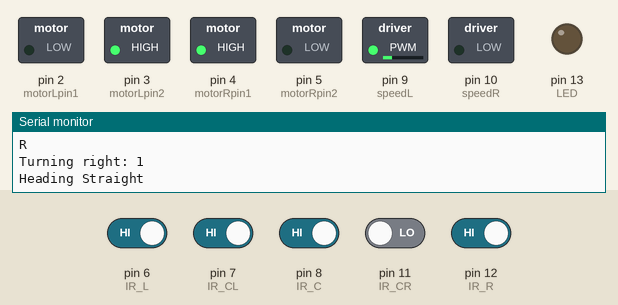
A sketch run on a simulated Arduino Uno, built with avr-gcc and run on an emulated ATmega328P. On the bench: switched loads named in the sketch (green lamp = pin HIGH), output pins drawn as LEDs (lit = HIGH), the last lines printed to the serial monitor. The inputs (shaded band) are chosen by the test bench; at power-on: pin 6 (IR_L), pin 7 (IR_CL), pin 8 (IR_C), pin 12 (IR_R) HIGH, pin 11 (IR_CR) LOW.

Above: at 1.2 s.
1.3 s: pin 8 (IR_C) driven LOW
At 2.5 s:
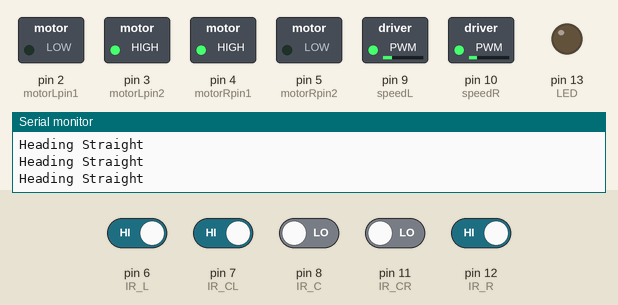
2.8 s: pin 12 (IR_R) driven LOW
At 4.0 s:
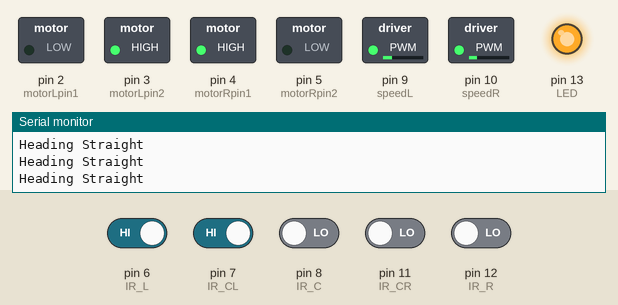
4.3 s: pin 8 (IR_C) driven HIGH
At 5.2 s:
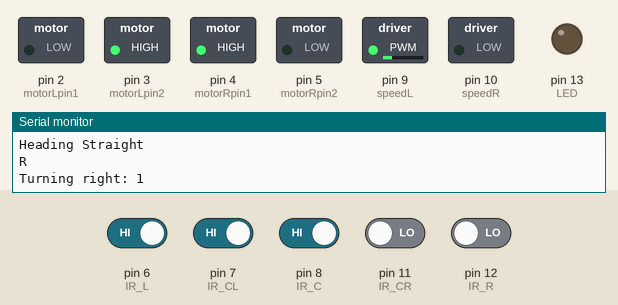
7.3 s: pin 8 (IR_C) driven LOW
At 8.5 s:
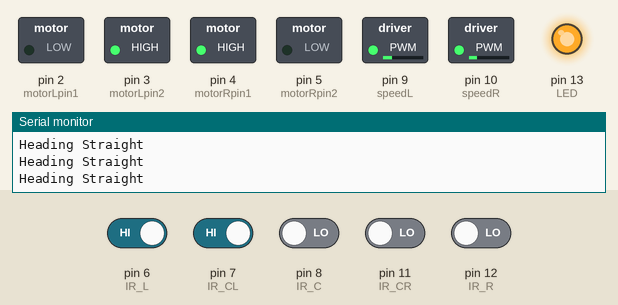
8.8 s: pin 11 (IR_CR) driven HIGH
At 9.7 s:
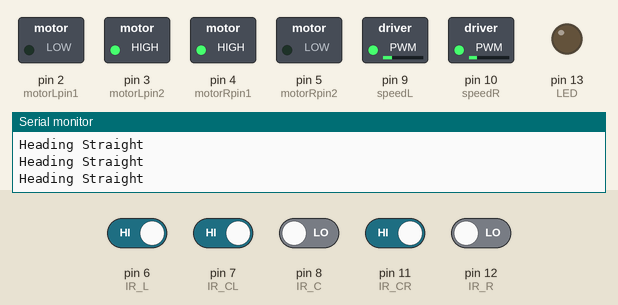
11.8 s: pin 11 (IR_CR) driven LOW
At 13.0 s:
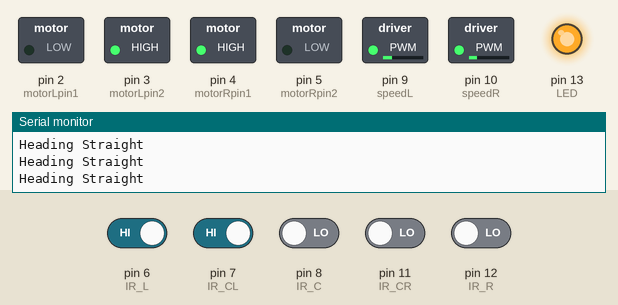
Timing chart, 0 to 14.8 s (numbered marks = the images above; inputs shaded):
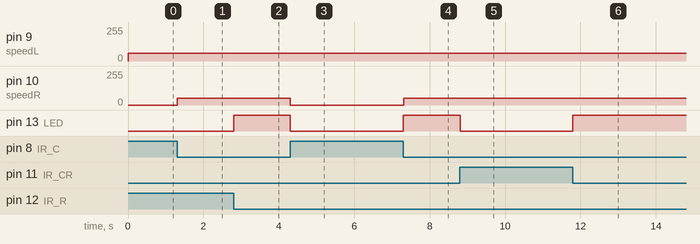

The sketch:

ArduinoCode1.ino
```cpp
// Motor Driver
int motorLpin1 = 2;
int motorLpin2 = 3;
int motorRpin1 = 4;
int motorRpin2 = 5;

int speedL = 9;
int speedR = 10;

int A = 0;
int NA = 1;

int speedX =55;
int switchX = 0;

int switchR = 0;
int switchL = 0;

char intDec;

// IR Sensors
int IR_L = 6; //Left
int IR_CL = 7; //Centre left
int IR_C = 8; //Centre
int IR_CR = 11; //Centre right
int IR_R = 12; //Right

//Indicators
int LED = 13;
int indicator = 0;

int turnR = 0;
int turnL = 0;
int turnB = 0;

//Storing map
char maze[100], turnDirection;
int i;

void setup() {
  Serial.begin(9600);

  pinMode(motorLpin1, OUTPUT);
  pinMode(motorLpin2, OUTPUT);
  pinMode(motorRpin1, OUTPUT);
  pinMode(motorRpin2, OUTPUT);

  pinMode(speedL, OUTPUT);
  pinMode(speedR, OUTPUT);

  //IR sensors
  pinMode(IR_L, INPUT);
  pinMode(IR_CL, INPUT);
  pinMode(IR_CR, INPUT);
  pinMode(IR_R, INPUT);
  pinMode(IR_C, INPUT);

  //analogWrite(speedR,0);
  //analogWrite(speedL, 80);

  //anticlockwise
  digitalWrite(motorLpin1, LOW); //left
  digitalWrite(motorLpin2, HIGH); // left
  digitalWrite(motorRpin1, HIGH); //right
  digitalWrite(motorRpin2, LOW); //right

  //Indicators
  pinMode(LED, OUTPUT);
  //digitalWrite(LED, LOW);
}

void turnRight(){
  analogWrite(speedR, 0);
  analogWrite(speedL, 57);
  Serial.print("Turning right: ");
  turnR = 1;
  Serial.println(turnR);
  switchR = 1;
  turnL = 0;
}

void turnLeft(){
  analogWrite(speedR, 52);
  analogWrite(speedL, 0);
  Serial.print("Turning Left: ");
  turnL = 1;
  Serial.println(turnL);
  switchL = 1;
  //Serial.println(switchX);
  turnR = 0;
}

void headStraight(){
  analogWrite(speedR, 50);
  analogWrite(speedL, 57);
  //Serial.println("Heading Straight");
  //turnL = 0;
}

void stopMoving(){
  analogWrite(speedR, 0);
  analogWrite(speedL, 0);
  Serial.println("Stopped moving");
  turnL = 0;
  turnR = 0;
}

void followLine(){
  int CL_read = digitalRead(IR_CL);
  int CR_read = digitalRead(IR_CR);
  int C_read = digitalRead(IR_C);


  if(C_read==A){
    headStraight();
    //analogWrite(speedR, 50);
    //analogWrite(speedL, 50);
  }
  else if(CL_read==A && CR_read==NA  && C_read==NA){
    turnLeft();
    //analogWrite(speedR, 55);
    //analogWrite(speedL, 45);
  }
  else if(CL_read==NA && CR_read==A && C_read==NA){
    turnRight();
    //analogWrite(speedL, 55);
    //analogWrite(speedR, 45);
  }
  Serial.println("Heading Straight");
  turnL = 0;
  turnR = 0;
}

void uTurn(){
    analogWrite(speedL, 57);
    analogWrite(speedR, 0);
    Serial.print("U turn: ");
    turnB = 1;
    Serial.println(turnB);
    turnL = 0;
    turnR = 0;
}

void intersectionDetector(){
  int L_line = digitalRead(IR_L);
  int R_line = digitalRead(IR_R);

  int CL_read = digitalRead(IR_CL);
  int CR_read = digitalRead(IR_CR);
  int C_read = digitalRead(IR_C);

  if(CL_read == A || CR_read==A || C_read==A){
    indicator = 0;
  }
  if(R_line == A && CR_read==A && C_read==A){
    indicator = 1;
  }
  if (CR_read == NA && CL_read == NA && R_line == NA && L_line == NA && C_read == NA){
    indicator = 1;
  }
  if(L_line == A && CL_read==A && C_read==A){
    indicator = 1;
  }
  digitalWrite(LED, indicator);
  /*if(turnL!=1 && switchX == 1){
    intDec = 'l';
    switchX = 0;
    Serial.println("A");
  }*/
  //Serial.println(intDec);
}

void dryRun(){
  int L_line = digitalRead(IR_L);
  int R_line = digitalRead(IR_R);

  int CL_read = digitalRead(IR_CL);
  int CR_read = digitalRead(IR_CR);
  int C_read = digitalRead(IR_C);

  //followLine();

  if(L_line == A && CL_read==A && C_read == A){
    turnLeft();
    //delay(200);
    //stopMoving();
    //indicator = 1;
    //intDec = 'l';
    //Serial.println(switchX);

  }
  else if(CL_read == A || CR_read==A || C_read==A){
    //Serial.println("Straight available");
    followLine();
    //intDec = 's';
    //indicator = 0;
  }
  else if(R_line == A && CR_read==A && C_read == A){
    turnRight();
    delay(200);
    stopMoving();
    //intDec = 'r';
    //indicator = 1;
  }
  else if (CR_read == NA && CL_read == NA && R_line == NA && L_line == NA && C_read == NA){
    uTurn(); //u-turn
    //stopMoving();
    //intDec = 'b';
    //indicator = 1;
  }
  /*else{
    indicator = 0;
  }*/
  //digitalWrite(LED, indicator);
  intersectionDetector();
  //Serial.println(intDec);

}

void turning(){
  if(turnR!=1 && switchX == 1){
    intDec = 'r';
    Serial.println("R");
    switchR = 0;
  }
  /*else if(turnL!=1 && switchX == 1){
    intDec = 'l';
    Serial.println("L");
    switchL = 0;
  }
  //Serial.println(intDec);*/
}

void loop() {
  dryRun();
  //turning();
  if(turnR!=1 && switchR == 1){
    intDec = 'r';
    Serial.println("R");
    switchR = 0;
  }
}
```

Measured:
- after the input at 1.3 s, pin 10 (speedR): 0/255 → 50/255 at once
- after the input at 2.8 s, pin 13 (LED): LOW → HIGH at once
- after the input at 4.3 s, pin 10 (speedR): 50/255 → 0/255 at once; pin 13 (LED): HIGH → LOW at once
- after the input at 7.3 s, pin 10 (speedR): 0/255 → 50/255 at once; pin 13 (LED): LOW → HIGH at once
- after the input at 8.8 s, pin 13 (LED): HIGH → LOW at once
- after the input at 11.8 s, pin 13 (LED): LOW → HIGH at once
